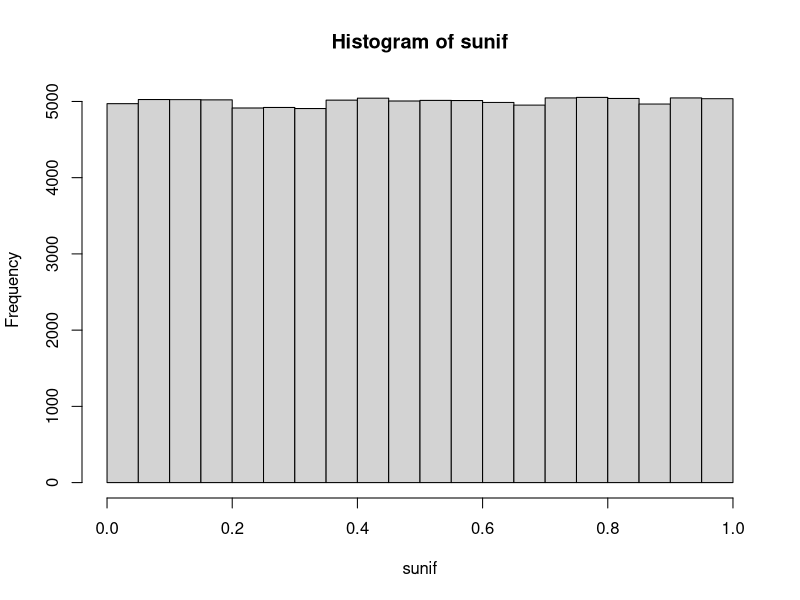
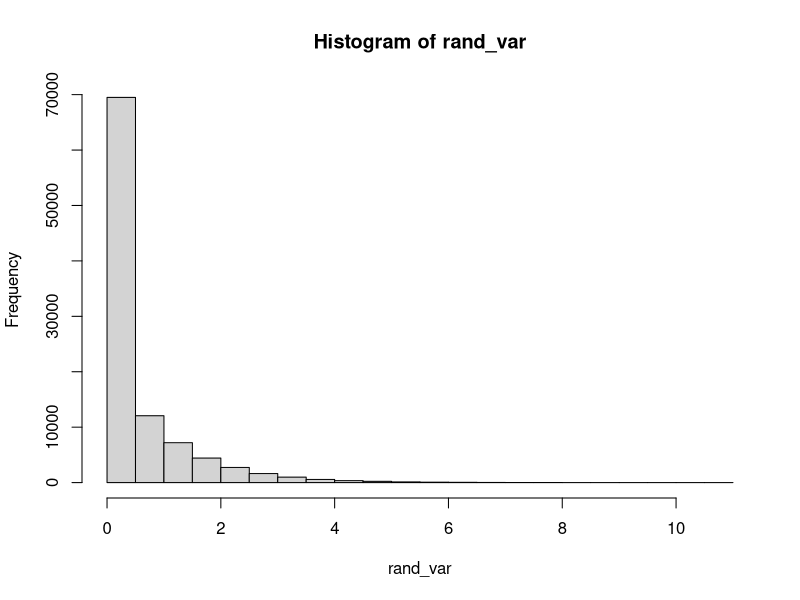

The R source for these figures, in order:
# Assignment 2 , Q1

nsim <- 100000

# Generating Uniform random variate to generate the random variate with given F(x)

sunif <- runif(nsim,0,1)
rand_var <- rep(0,nsim)
for (i in 1:nsim) {

if (sunif[i] >=0.5 ) {
	if (sunif[i] == 0.5) {
	rand_var[i] <- 0}
	else { rand_var[i] <- (log(1/(1-sunif[i])) -log(2)) }
}
}


hist(sunif)
hist(rand_var)

cat ("Mean", mean(rand_var))
cat ("Standard Dev", sd(rand_var))

# RESULT : Mean : 0.4976 , Standard Deviation : 0.8604


